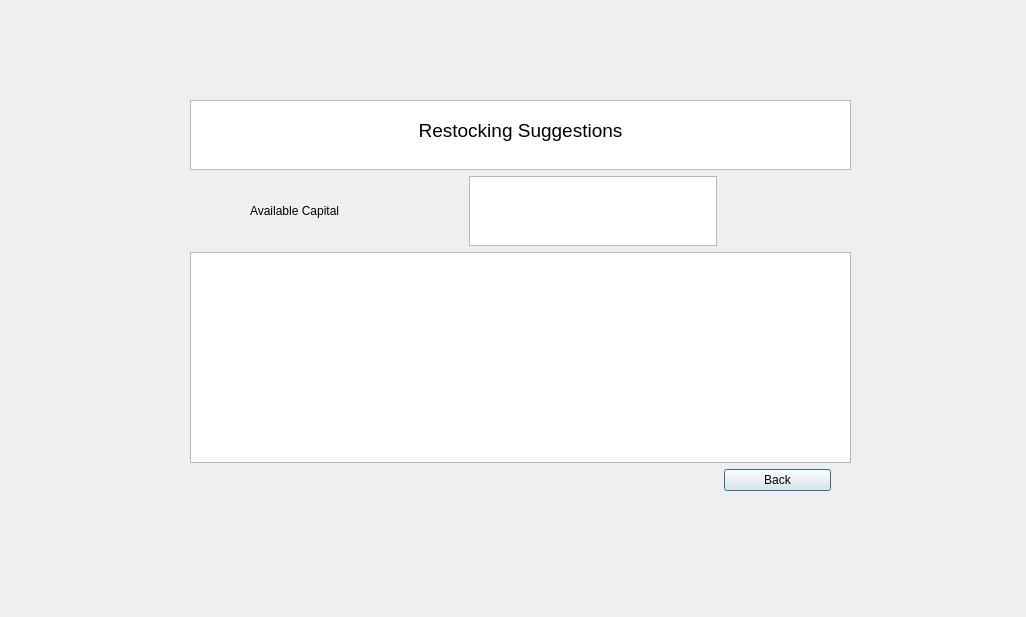
<?xml version="1.0" encoding="UTF-8"?>
<ui version="4.0">
 <class>Dialog</class>
 <widget class="QDialog" name="Dialog">
  <property name="geometry">
   <rect>
    <x>0</x>
    <y>0</y>
    <width>1026</width>
    <height>617</height>
   </rect>
  </property>
  <property name="windowTitle">
   <string>Dialog</string>
  </property>
  <widget class="QWidget" name="verticalLayoutWidget">
   <property name="geometry">
    <rect>
     <x>190</x>
     <y>50</y>
     <width>661</width>
     <height>491</height>
    </rect>
   </property>
   <layout class="QVBoxLayout" name="Restocking_Page" stretch="1,2,10,1">
    <property name="topMargin">
     <number>50</number>
    </property>
    <property name="bottomMargin">
     <number>50</number>
    </property>
    <item>
     <widget class="QTextBrowser" name="Heading">
      <property name="html">
       <string>&lt;!DOCTYPE HTML PUBLIC &quot;-//W3C//DTD HTML 4.0//EN&quot; &quot;http://www.w3.org/TR/REC-html40/strict.dtd&quot;&gt;
&lt;html&gt;&lt;head&gt;&lt;meta name=&quot;qrichtext&quot; content=&quot;1&quot; /&gt;&lt;meta charset=&quot;utf-8&quot; /&gt;&lt;style type=&quot;text/css&quot;&gt;
p, li { white-space: pre-wrap; }
&lt;/style&gt;&lt;/head&gt;&lt;body style=&quot; font-family:'Segoe UI'; font-size:9pt; font-weight:400; font-style:normal;&quot;&gt;
&lt;p align=&quot;center&quot; style=&quot;-qt-paragraph-type:empty; margin-top:0px; margin-bottom:0px; margin-left:0px; margin-right:0px; -qt-block-indent:0; text-indent:0px;&quot;&gt;&lt;br /&gt;&lt;/p&gt;
&lt;p align=&quot;center&quot; style=&quot; margin-top:0px; margin-bottom:0px; margin-left:0px; margin-right:0px; -qt-block-indent:0; text-indent:0px;&quot;&gt;&lt;span style=&quot; font-size:14pt;&quot;&gt;Restocking Suggestions&lt;/span&gt;&lt;/p&gt;&lt;/body&gt;&lt;/html&gt;</string>
      </property>
     </widget>
    </item>
    <item>
     <layout class="QHBoxLayout" name="AvailableCapital" stretch="2,1,5,10,5">
      <property name="leftMargin">
       <number>10</number>
      </property>
      <property name="rightMargin">
       <number>10</number>
      </property>
      <item>
       <spacer name="horizontalSpacer_4">
        <property name="orientation">
         <enum>Qt::Horizontal</enum>
        </property>
        <property name="sizeHint" stdset="0">
         <size>
          <width>40</width>
          <height>20</height>
         </size>
        </property>
       </spacer>
      </item>
      <item>
       <widget class="QLabel" name="label">
        <property name="text">
         <string>Available Capital</string>
        </property>
       </widget>
      </item>
      <item>
       <spacer name="horizontalSpacer_2">
        <property name="orientation">
         <enum>Qt::Horizontal</enum>
        </property>
        <property name="sizeHint" stdset="0">
         <size>
          <width>40</width>
          <height>20</height>
         </size>
        </property>
       </spacer>
      </item>
      <item>
       <widget class="QTextEdit" name="Capital"/>
      </item>
      <item>
       <spacer name="horizontalSpacer_3">
        <property name="orientation">
         <enum>Qt::Horizontal</enum>
        </property>
        <property name="sizeHint" stdset="0">
         <size>
          <width>40</width>
          <height>20</height>
         </size>
        </property>
       </spacer>
      </item>
     </layout>
    </item>
    <item>
     <widget class="QTableView" name="tableView"/>
    </item>
    <item>
     <layout class="QHBoxLayout" name="Buttons" stretch="5,1">
      <property name="rightMargin">
       <number>20</number>
      </property>
      <item>
       <spacer name="horizontalSpacer">
        <property name="orientation">
         <enum>Qt::Horizontal</enum>
        </property>
        <property name="sizeHint" stdset="0">
         <size>
          <width>40</width>
          <height>20</height>
         </size>
        </property>
       </spacer>
      </item>
      <item>
       <widget class="QPushButton" name="BackButton">
        <property name="text">
         <string>Back</string>
        </property>
       </widget>
      </item>
     </layout>
    </item>
   </layout>
  </widget>
 </widget>
 <resources/>
 <connections/>
</ui>
